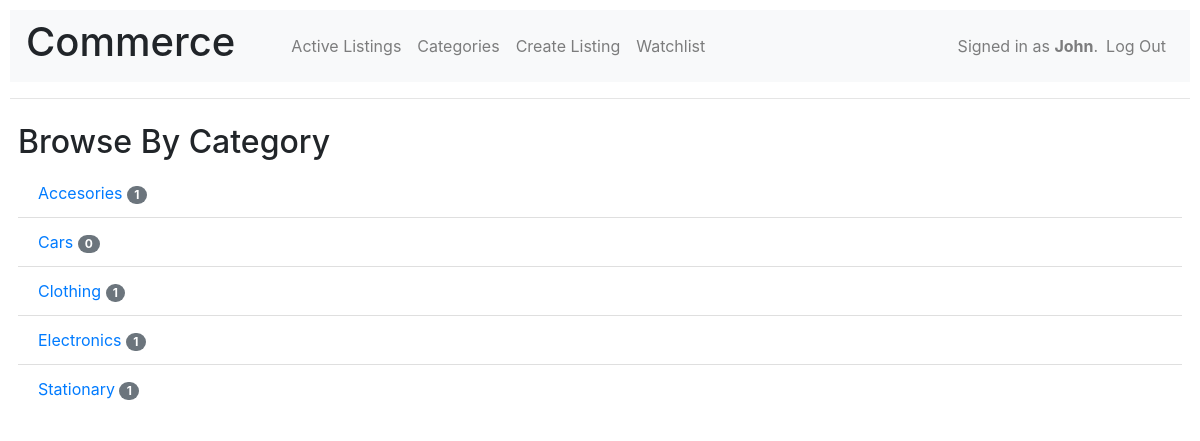
The page /categories (signed in) on the database its author committed.
### auctions/models.py (models this page shows)
class User(AbstractUser):
    def __str__(self):
        return f"{self.username}"

class Category(models.Model):
    name = models.CharField(max_length=32)
    class Meta:
        ordering = ('name',)
    def __str__(self):
        return f"{self.name}"
    @property
    def count_active_auctions(self):
        return Auction.objects.filter(category=self).count()

### auctions/views.py (the view)
# urls.py: path("categories", views.categories_list, name="categories"),
def categories_list(request):
    return render(request, "auctions/category_list.html", {
        "categories" : Category.objects.all()
    })

### auctions/templates/auctions/category_list.html
{% extends "auctions/layout.html" %}
{% block body %}
    <h2>Browse By Category</h2>
    <ul class="list-group-flush p-0">
        {% for category in categories %}
            <li class="list-group-item">
                <a href="{% url 'category' category.name %}">{{ category }}</a>
                <span class="badge badge-secondary badge-pill">{{ category.count_active_auctions }}</span>
            </li>
        {% endfor %}
    </ul>
{% endblock %}

### auctions/templates/auctions/layout.html (shortened to what this page needs)
{% load static %}
<!DOCTYPE html>
<html lang="en">
    <head>
        <link rel="stylesheet" href="https://stackpath.bootstrapcdn.com/bootstrap/4.4.1/css/bootstrap.min.css">
        <link href="{% static 'auctions/styles.css' %}" rel="stylesheet">
    </head>
    <body>
        <nav class="navbar navbar-expand-md navbar-light bg-light">
            <h1 class="mr-5">Commerce</h1>
            <ul class="navbar-nav mr-auto">
                <li class="nav-item">
                    <a class="nav-link" href="{% url 'index' %}">Active Listings</a>
                </li>
                <li class="nav-item">
                    <a class="nav-link" href="{% url 'categories' %}">Categories</a>
                </li>
                {% if user.is_authenticated %}
                    <li class="nav-item">
                        <a class="nav-link" href="{% url 'create_listing' %}">Create Listing</a>
                    </li>
                    <li class="nav-item">
                        <a class="nav-link" href="{% url 'watchlist' %}">Watchlist</a>
                    </li>
                {% endif %}
            </ul>
            <ul class="navbar-nav my-2 my-lg-0">
                {% if user.is_authenticated %}
                    <li class="d-none d-lg-block">
                        <span class="navbar-text">Signed in as <strong>{{ user.username }}</strong>.</span>
                    </li>
                    <li class="nav-item">
                        <a class="nav-link" href="{% url 'logout' %}">Log Out</a>
                    </li>
                {% endif %}
            </ul>
        </nav>
        <hr>
        <div class="p-2">
            {% block body %}
            {% endblock %}
        </div>
    </body>
</html>

### auctions/static/auctions/styles.css (style rules this page uses)
body { padding: 10px; }

### rows shown on the page
User: username "John"
Category: name "Accesories", count_active_auctions "1"
Category: name "Cars", count_active_auctions "0"
Category: name "Clothing", count_active_auctions "1"
Category: name "Electronics", count_active_auctions "1"
Category: name "Stationary", count_active_auctions "1"
